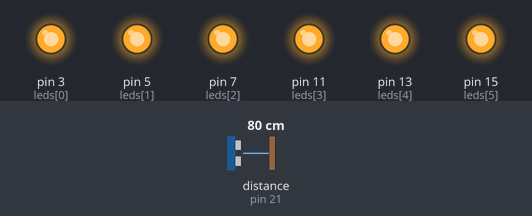
Bench run of a program on a simulated Raspberry Pi (header pin numbers). Parts: output pins drawn as LEDs (lit = HIGH). The inputs (shaded band) are chosen by the test bench; at power-on: distance to the obstacle (sensor on pin 21) 80 cm. The echo pulse lasts 58.3 µs per cm; the clock reads 2024-03-15 10:24:30 at power-on unless the program sets it; pins used as bus, display or sensor lines are not drawn; what the program prints to the terminal is not drawn.

Above: at 1.2 s.
1.3 s: distance to the obstacle (sensor on pin 21) set to 17 cm
2.8 s: distance to the obstacle (sensor on pin 21) set to 13 cm
At 3.6 s:
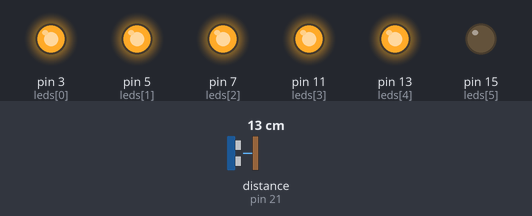
4.5 s: distance to the obstacle (sensor on pin 21) set to 11 cm
At 5.1 s:
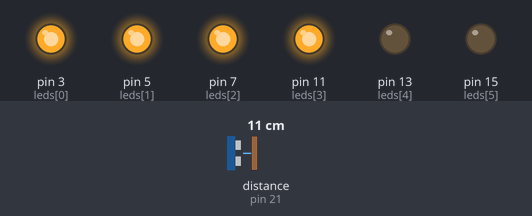
6.0 s: distance to the obstacle (sensor on pin 21) set to 8 cm
At 6.6 s:
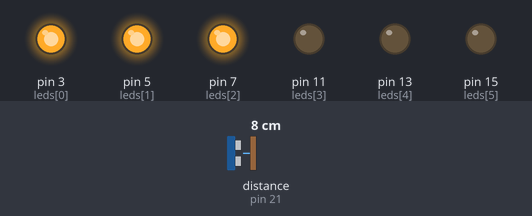
7.5 s: distance to the obstacle (sensor on pin 21) set to 2 cm
At 8.0 s:
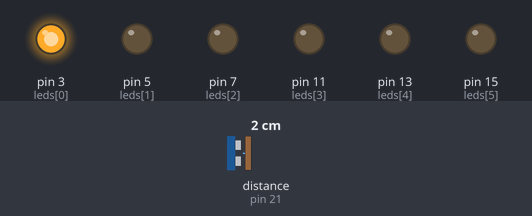
9.0 s: distance to the obstacle (sensor on pin 21) set to 9 cm
At 9.5 s:
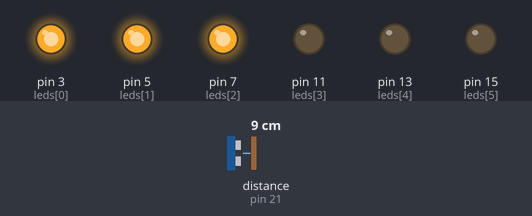
Timing chart, 0 to 11.5 s (numbered marks = the images above; inputs shaded):
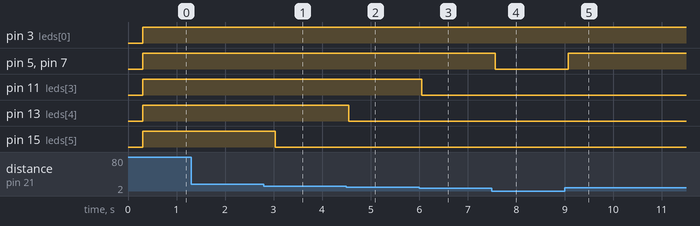

The program:

project2.py
```python
# Intro to Hacking with the Raspberry Pi
# Sarah Withee
#
# Project 2 - Sensors
import time
import RPi.GPIO as GPIO


# Set up the ultrasonic sensors
uTrig = 19
uEcho = 21

leds = [3, 5, 7, 11, 13, 15]

GPIO.setmode(GPIO.BOARD)
for i in leds:
	#print(i)
	GPIO.setup(i, GPIO.OUT)
	GPIO.output(i, GPIO.LOW)

def reading(trigger, echo):

	# Disable any warning message such as GPIO pins in use
	#print("Set warnings to false")
	GPIO.setwarnings(False)

	# use the values of the GPIO pins, and not the actual pin number
	# so if you connect to GPIO 25 which is on pin number 22, the
	# reference in this code is 25, which is the number of the GPIO
	# port and not the number of the physical pin
	#print("Set mode")
	GPIO.setmode(GPIO.BOARD)

	# point the software to the GPIO pins the sensor is using
	# change these values to the pins you are using
	# GPIO output = the pin that's connected to "Trig" on the sensor
	# GPIO input = the pin that's connected to "Echo" on the sensor
	#print("Setup pins")
	GPIO.setup(trigger, GPIO.OUT)
	GPIO.setup(echo ,GPIO.IN)
	GPIO.output(trigger, GPIO.LOW)

	# found that the sensor can crash if there isn't a delay here
	# no idea why. If you have odd crashing issues, increase delay
	#print("Sleeeeep")
	time.sleep(0.3)

	# sensor manual says a pulse ength of 10Us will trigger the
	# sensor to transmit 8 cycles of ultrasonic burst at 40kHz and
	# wait for the reflected ultrasonic burst to be received

	# to get a pulse length of 10Us we need to start the pulse, then
	# wait for 10 microseconds, then stop the pulse. This will
	# result in the pulse length being 10Us.

	# start the pulse on the GPIO pin
	# change this value to the pin you are using
	# GPIO output = the pin that's connected to "Trig" on the sensor
	#print("Trigger!")
	GPIO.output(trigger, True)

	# wait 10 micro seconds (this is 0.00001 seconds) so the pulse
	# length is 10Us as the sensor expects
	time.sleep(0.00001)

	# stop the pulse after the time above has passed
	# change this value to the pin you are using
	# GPIO output = the pin that's connected to "Trig" on the sensor
	#print("End trigger")
	GPIO.output(trigger, False)

	# listen to the input pin. 0 means nothing is happening. Once a
	# signal is received the value will be 1 so the while loop
	# stops and has the last recorded time the signal was 0
	# change this value to the pin you are using
	# GPIO input = the pin that's connected to "Echo" on the sensor
	#print("Wait...")
	signaloff = 0
	while GPIO.input(echo) == 0:
		signaloff = time.time()

	# listen to the input pin. Once a signal is received, record the
	# time the signal came through
	# change this value to the pin you are using
	# GPIO input = the pin that's connected to "Echo" on the sensor
	signalon = 0
	while GPIO.input(echo) == 1:
		signalon = time.time()
	#print("Found signal")

	# work out the difference in the two recorded times above to
	# calculate the distance of an object in front of the sensor
	timepassed = signalon - signaloff

	# we now have our distance but it's not in a useful unit of
	# measurement. So now we convert this distance into centimetres
	distance = timepassed * 17000

	# return the distance of an object in front of the sensor in cm
	return distance

	# we're no longer using the GPIO, so tell software we're done
	#GPIO.cleanup()


# Main program

while True:
	# Grab a reading
	read = reading(uTrig, uEcho)

	print(read)

	for i in range(0, 6):
		print(i)
		if read > i * 3:
			GPIO.output(leds[i], GPIO.HIGH)
		else:
			GPIO.output(leds[i], GPIO.LOW)
```

Measured:
- the behaviour switches between 16 and 15 cm on distance to the obstacle (sensor on pin 21) (found by bisection; images 0 and 1)
- the behaviour switches between 13 and 12 cm on distance to the obstacle (sensor on pin 21) (found by bisection; images 1 and 2)
- the behaviour switches between 10 and 9 cm on distance to the obstacle (sensor on pin 21) (found by bisection; images 2 and 3)
- after the input at 1.3 s, every drawn part: stays the same
- after the input at 2.8 s, pin 15 (leds[5]): HIGH → LOW after 0.24 s
- after the input at 4.5 s, pin 13 (leds[4]): HIGH → LOW after 0.05 s
- after the input at 6.0 s, pin 11 (leds[3]): HIGH → LOW after 0.06 s
- after the input at 7.5 s, pin 5 (leds[1]), pin 7 (leds[2]): HIGH → LOW after 0.07 s
- after the input at 9.0 s, pin 5 (leds[1]), pin 7 (leds[2]): LOW → HIGH after 0.07 s
